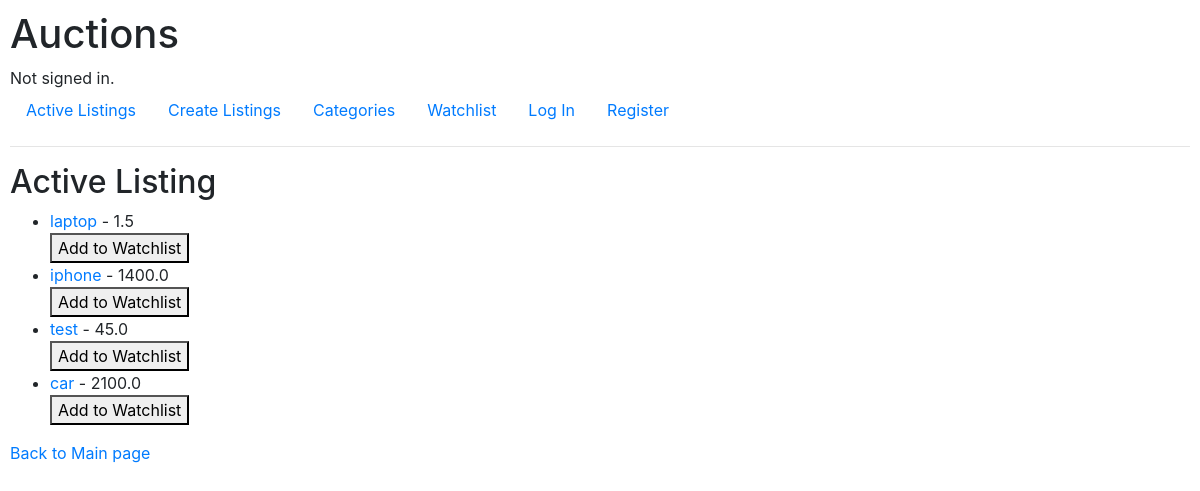
The app's page /active_listing/ with its own data.
### auctions/models.py (models this page shows)
class Listing(models.Model):
    title = models.CharField(max_length=64, unique= True)
    text_description = models.CharField(max_length=255)
    price = models.FloatField()
    inActive = models.BooleanField(default=True)
    owner = models.ForeignKey(User, on_delete=models.CASCADE, blank=True, null=True, related_name="user")
    category = models.ForeignKey(Category, on_delete=models.CASCADE, blank=True,null=True, related_name="category")
    image_url = models.URLField(blank=True, null=True)
    starting_bid = models.DecimalField(max_digits=10, decimal_places=2, default=0.0)
    current_highest_bid = models.DecimalField(max_digits=10, decimal_places=2, default=0)
    current_highest_bidder = models.ForeignKey(User, on_delete=models.SET_NULL, null=True, blank=True)
    watchlist_users = models.ManyToManyField(User,related_name='watchlist_listings', blank=True)

### auctions/views.py (the view)
# urls.py: path('active_listing/', views.active_listing, name='active_listing'),
def active_listing(request):
    listings = Listing.objects.all()
    return render(request, "auctions/active_listing.html", {'listings': listings})

### auctions/templates/auctions/active_listing.html (shortened to what this page needs)
{% extends "auctions/layout.html" %}
{% block body %}
    <h2>Active Listing</h2>
    <ul>
        {% for listing in listings %}
            <li>
                <a href="{% url 'listing_detail' listing.id %}">{{ listing.title }}</a> - {{listing.price}}
                <form method="POST" action="{% url 'add_to_watchlist' listing.id %}">
                    <button type="submit">Add to Watchlist</button>
                </form>
            </li>
        {% empty %}
            <li>No Listings available.</li>
        {% endfor %}
    </ul>
    <a href="{% url 'index' %}">Back to Main page</a>
{% endblock %}

### auctions/static/auctions/styles.css (style rules this page uses)
body { padding: 10px; }

### records on screen
Listing: title "laptop", price "1.5"
Listing: title "iphone", price "1400.0"
Listing: title "test", price "45.0"
Listing: title "car", price "2100.0"
